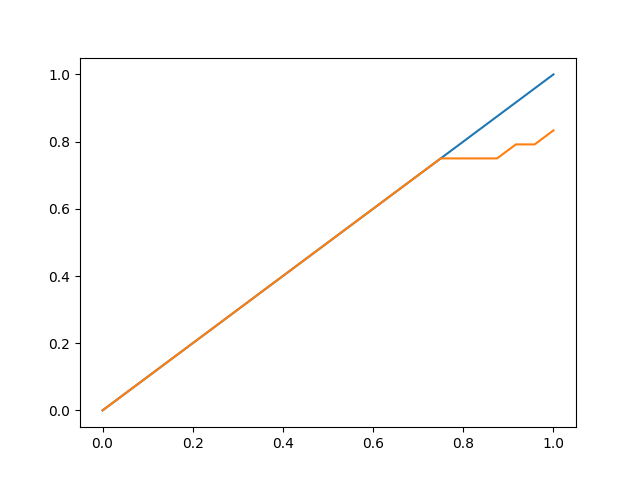

Generate this figure with Python:
from matplotlib import pyplot as plt
import numpy as np

def get_TP_curve_vectorizada(positive,conf):
    sorted_index = np.flip(np.argsort(conf))
    curve = np.add.accumulate((positive*1)[sorted_index])
    curve = np.concatenate(([0.0],curve))
    x_curve = np.arange(0, curve.shape[0]) / (curve.shape[0]-1)
    y_curve = curve / (curve.shape[0]-1)
    return (x_curve,y_curve)

def TP_rate(tp, fp, tn, fn):
    return tp / (tp + fp + tn + fn)

if __name__ == '__main__':
    real = np.array(
        ["1", "1", "1", "1", "1", "1", "1", "0", "0", "0", "0", "0", "0", "0", "0", "1", "1", "1", "1", "1", "1", "1",
         "1", "1"])
    predict = np.array(
        ["1", "1", "1", "1", "1", "1", "1", "0", "1", "0", "1", "0", "1", "0", "1", "1", "1", "1", "1", "1", "1", "1",
         "1", "1"])
    conf = np.array([TP_rate(31, 19, 0, 17), TP_rate(24, 21, 0, 24), TP_rate(29, 16, 0, 19), TP_rate(13, 23, 0, 15),
                     TP_rate(13, 29, 0, 15),
                     TP_rate(11, 19, 0, 17), TP_rate(14, 32, 0, 14), TP_rate(0, 4, 0, 0), TP_rate(0, 40, 0, 0),
                     TP_rate(0, 8, 0, 0),
                     TP_rate(0, 13, 0, 0), TP_rate(0, 6, 0, 0), TP_rate(0, 11, 0, 0), TP_rate(0, 6, 0, 0),
                     TP_rate(0, 39, 0, 0),
                     TP_rate(17, 20, 0, 73), TP_rate(24, 21, 0, 66), TP_rate(22, 15, 0, 68), TP_rate(9, 17, 0, 81),
                     TP_rate(17, 14, 0, 73),
                     TP_rate(10, 25, 0, 0), TP_rate(8, 22, 0, 2), TP_rate(8, 25, 0, 2), TP_rate(10, 24, 0, 0)])

    x_perfect, y_perfect = get_TP_curve_vectorizada(real == real, conf)
    x_curve, y_curve = get_TP_curve_vectorizada(real == predict, conf)
    plt.plot(x_perfect, y_perfect)
    plt.plot(x_curve, y_curve)
    plt.savefig('TP_curve.png')
    plt.show()